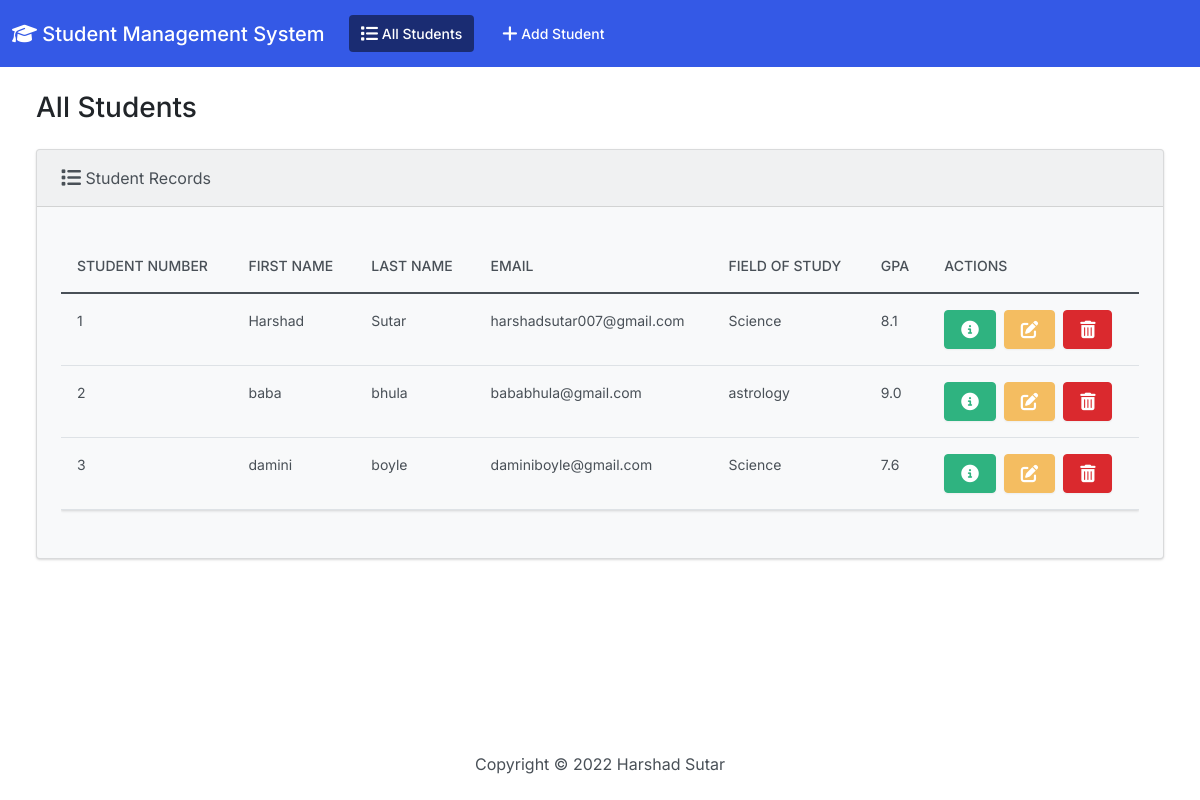
Before: / with the older database file.
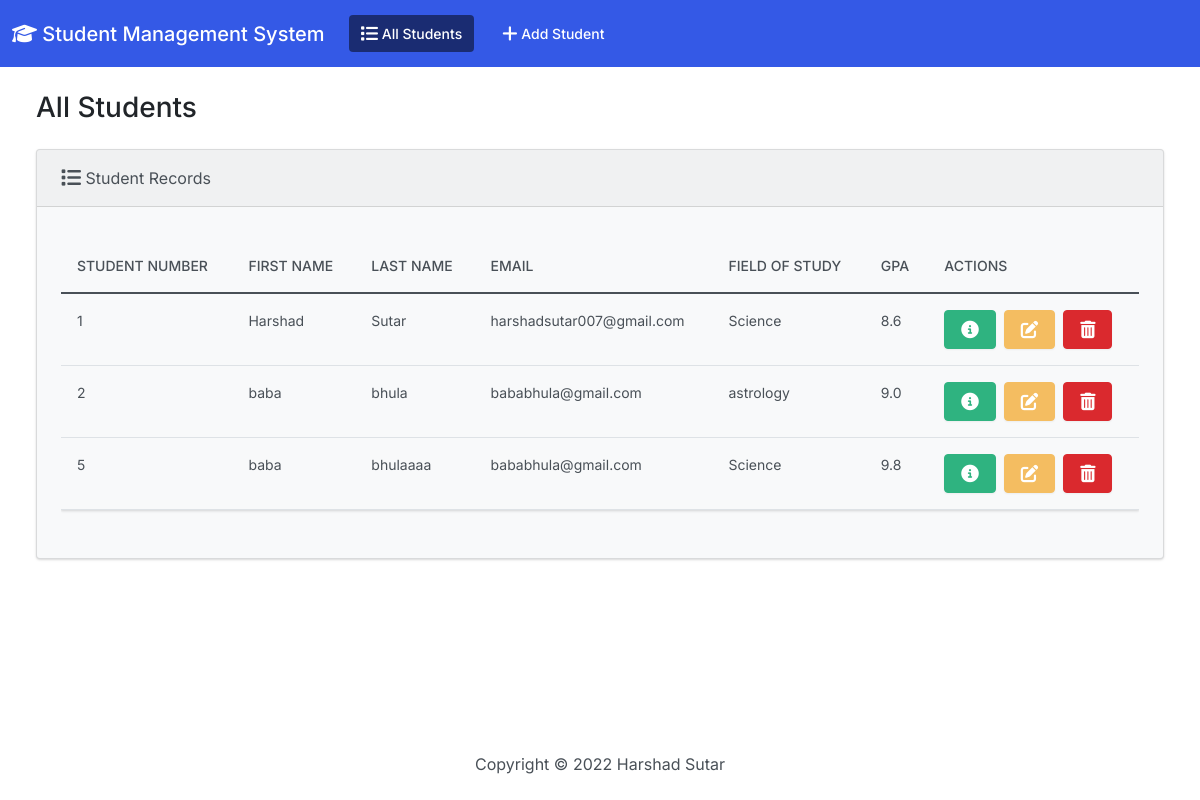
After: the same page with the newer database file.
### students/models.py (models this page shows, shortened)
class Student(models.Model):
    student_number = models.PositiveIntegerField()
    first_name = models.CharField(max_length=50)
    last_name = models.CharField(max_length=50)
    email = models.EmailField(max_length=100)
    field_of_study = models.CharField(max_length=50)
    gpa = models.FloatField()

### students/views.py (the view)
# urls.py: path('',views.index, name='index'),
def index(request):
    return render(request,'students/index.html',{
        'students': Student.objects.all()
    })

### students/templates/students/index.html (shortened to what this page needs)
{% extends "students/base.html" %}
{% block body %}
<h3 class="m-4">All Students</h3>
<div class="row">
  <div class="col-12">
    {% if students %}
    <div class="card bg-light ms-4 me-4 mb-4">
      <div class="card-header">
        <i class="fa-solid fa-list fa-lg"></i> Student Records
      </div>
      <div class="card-body">
        <p class="card-text">
          <div class="table-responsive">
            <table class="table table-hover">
              <thead>
                <tr>
                  <th scope="col">Student Number</th>
                  <th scope="col">First Name</th>
                  <th scope="col">Last Name</th>
                  <th scope="col">Email</th>
                  <th scope="col">Field of Study</th>
                  <th scope="col">GPA</th>
                  <th scope="col">Actions</th>
                </tr>
              </thead>
              <tbody>
                {% for student in students %}
                  <tr>
                    <td>{{ student.student_number }}</td>
                    <td>{{ student.first_name }}</td>
                    <td>{{ student.last_name }}</td>
                    <td>{{ student.email }}</td>
                    <td>{{ student.field_of_study }}</td>
                    <td>{{ student.gpa }}</td>
                    <td>
                      <button type="button" class="btn btn-success me-1" href="{% url 'view_student' student.id %}" data-bs-toggle="modal" data-bs-target="#myModal{{student.id}}">
                      </button>
                      <a class="btn btn-warning me-1" href="{% url 'edit' student.id %}">
                      </a>
                      <button type="button" class="btn btn-danger" data-bs-toggle="modal" data-bs-target="#delete{{student.id}}">
                      </button>
                    </td>
                  </tr>
                {% endfor %}
              </tbody>
            </table>
          </div>
        </p>
      </div>
    </div>
    {% else %}
      <h5 class="alert alert-primary ms-4 me-4">No Student Records</h5>
    {% endif %}
  </div>
</div>
{% endblock %}

### students/templates/students/base.html (shortened to what this page needs)
{% load static %}
<!DOCTYPE html>
<html lang="en">
<head>
    <link rel="stylesheet" href="https://cdnjs.cloudflare.com/ajax/libs/font-awesome/6.1.1/css/all.min.css">
    <link href="{% static 'css/bootstrap.min.css'%}"  rel="stylesheet">
</head>
<body class="d-flex flex-column min-vh-100">
    <nav class="navbar navbar-expand-lg navbar-dark bg-primary">
        <div class="container-fluid">
          <a class="navbar-brand" href="{% url 'index' %}">
            <i class="fa-solid fa-graduation-cap"></i> Student Management System</a>
          <div class="collapse navbar-collapse" id="navbarColor01">
            <ul class="navbar-nav me-auto">
              <li class="nav-item">
                <a class="nav-link active" href="{% url 'index' %}">
                     All Students
                </a>
              </li>
              <li class="nav-item">
                <a class="nav-link" href="{% url 'add' %}">
                      Add Student</a>
              </li>
          </div>
        </div>
      </nav>
      <div class="container-fluid">
        {% block body %}
        {% endblock %}
        </div>
            <footer class="mt-auto mb-4">
                <div class="text-center">
                    <span>
                        Copyright &copy; <script>document.write(new Date().getFullYear())</script>  Harshad Sutar
                    </span>
                </div>
            </footer>
</body>
</html>

Changed rows visible on the page:
removed Student: student_number "3", first_name "damini", last_name "boyle", email "daminiboyle@gmail.com", field_of_study "Science", gpa "7.6"
changed Student "Harshad": gpa "8.1" → "8.6"
added Student: student_number "5", first_name "baba", last_name "bhulaaaa", email "bababhula@gmail.com", field_of_study "Science", gpa "9.8"
